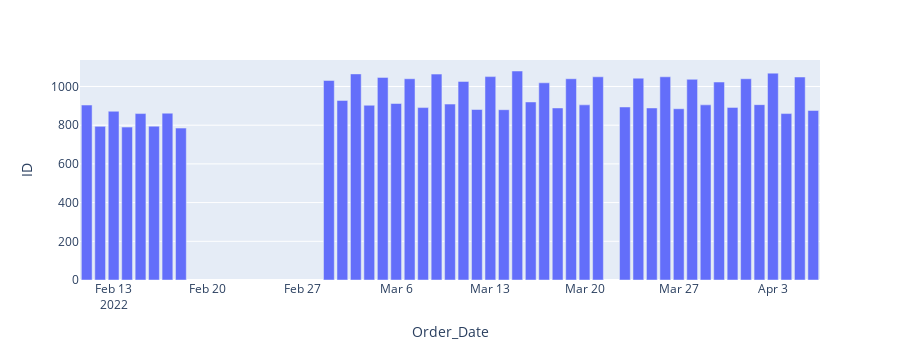

The cell this chart's notebook holds for it:
### Markdown cell above
### 1. Quantidade de pedidos por dia.

### Code cell
cols = ['ID', 'Order_Date']
df_aux = df1.loc[:, cols].groupby(['Order_Date']).count().reset_index()

px.bar(df_aux, x='Order_Date', y='ID')

### Figure 1 — Plotly figure (JSON) as saved in the notebook; plotly's stock layout.template omitted (floating-point values rounded to 4 significant figures)
{"data": [{"alignmentgroup": "True", "hovertemplate": "Order_Date=%{x}<br>ID=%{y}<extra></extra>", "legendgroup": "", "marker": {"color": "#636efa", "pattern": {"shape": ""}}, "name": "", "offsetgroup": "", "orientation": "v", "showlegend": false, "textposition": "auto", "type": "bar", "x": ["2022-02-11T00:00:00", "2022-02-12T00:00:00", "2022-02-13T00:00:00", "2022-02-14T00:00:00", "2022-02-15T00:00:00", "2022-02-16T00:00:00", "2022-02-17T00:00:00", "2022-02-18T00:00:00", "2022-03-01T00:00:00", "2022-03-02T00:00:00", "2022-03-03T00:00:00", "2022-03-04T00:00:00", "2022-03-05T00:00:00", "2022-03-06T00:00:00", "2022-03-07T00:00:00", "2022-03-08T00:00:00", "2022-03-09T00:00:00", "2022-03-10T00:00:00", "2022-03-11T00:00:00", "2022-03-12T00:00:00", "2022-03-13T00:00:00", "2022-03-14T00:00:00", "2022-03-15T00:00:00", "2022-03-16T00:00:00", "2022-03-17T00:00:00", "2022-03-18T00:00:00", "2022-03-19T00:00:00", "2022-03-20T00:00:00", "2022-03-21T00:00:00", "2022-03-23T00:00:00", "2022-03-24T00:00:00", "2022-03-25T00:00:00", "2022-03-26T00:00:00", "2022-03-27T00:00:00", "2022-03-28T00:00:00", "2022-03-29T00:00:00", "2022-03-30T00:00:00", "2022-03-31T00:00:00", "2022-04-01T00:00:00", "2022-04-02T00:00:00", "2022-04-03T00:00:00", "2022-04-04T00:00:00", "2022-04-05T00:00:00", "2022-04-06T00:00:00"], "xaxis": "x", "y": [904, 794, 872, 790, 860, 795, 862, 785, 1031, 928, 1065, 903, 1047, 912, 1040, 891, 1064, 909, 1026, 881, 1051, 880, 1080, 920, 1019, 889, 1040, 905, 1050, 894, 1043, 889, 1050, 885, 1037, 905, 1023, 892, 1040, 906, 1069, 860, 1049, 876], "yaxis": "y"}], "layout": {"barmode": "relative", "height": 360, "legend": {"tracegroupgap": 0}, "margin": {"t": 60}, "xaxis": {"anchor": "y", "autorange": true, "domain": [0, 1], "range": ["2022-02-10 12:00", "2022-04-06 12:00"], "title": {"text": "Order_Date"}, "type": "date"}, "yaxis": {"anchor": "x", "autorange": true, "domain": [0, 1], "range": [0, 1137.0], "title": {"text": "ID"}, "type": "linear"}}}
